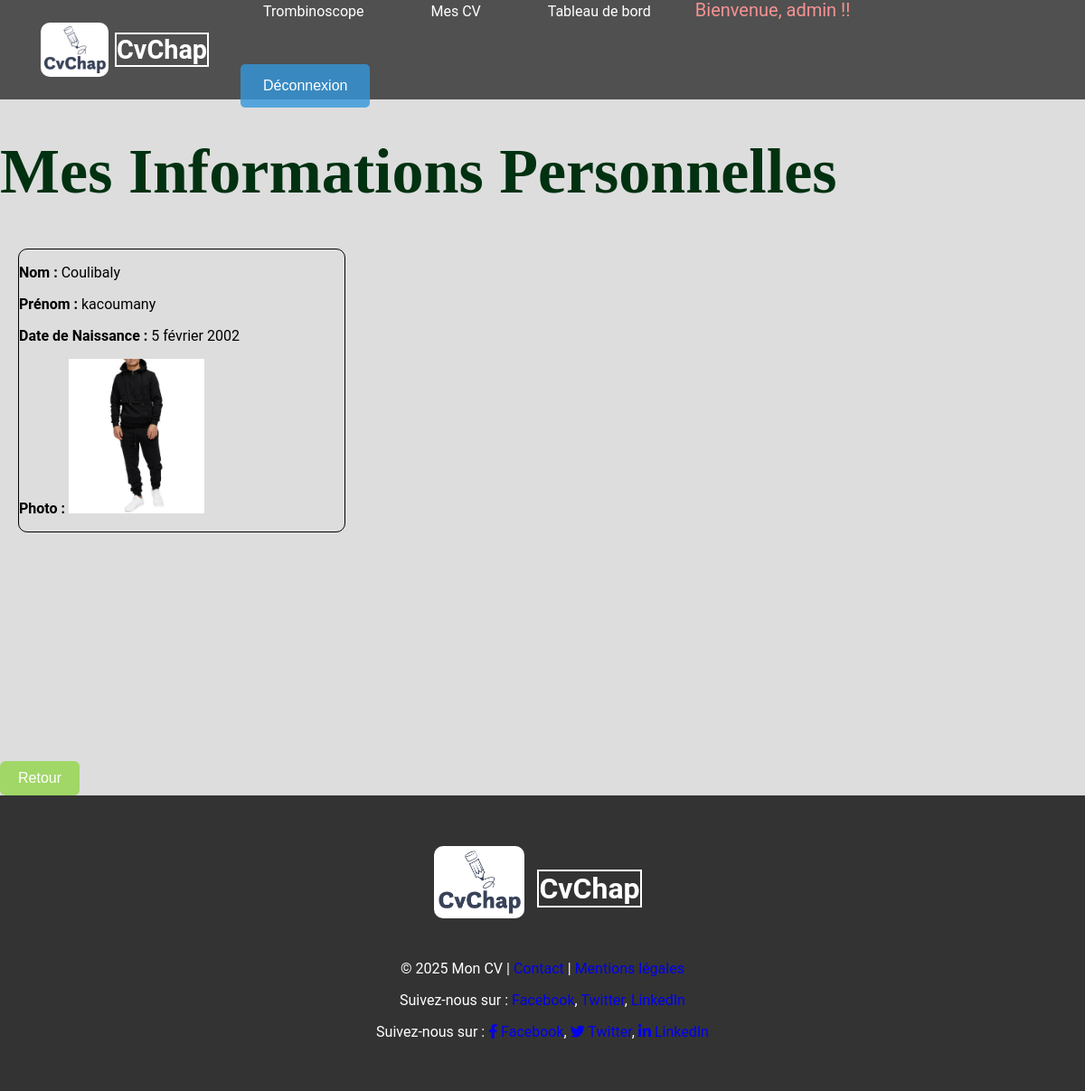
Page /aff_personne/ (signed in) on the committed database.
### appcv/models.py (models this page shows, shortened)
class Personne(models.Model):
    user = models.ForeignKey(User, on_delete=models.CASCADE)
    nom = models.CharField(max_length=100)
    prenom = models.CharField(max_length=100)
    date_naissance = models.DateField()
    photo = models.ImageField(upload_to='photos/', blank=True, default='photos/default-photo.jpg')

### appcv/views.py (the view)
# urls.py: path('aff_personne/', views.aff_personne, name='aff_personne'),
@login_required
def aff_personne(request):
    personne = Personne.objects.filter(user=request.user).first()
    return render(request, "vues/aff_personne.html", {"personne": personne})

### appcv/templates/vues/aff_personne.html (shortened to what this page needs)
{% extends "base.html" %}
{% block style_page %}
    {% load static %}
{% endblock %}
{% block content %}
    <h1>Mes Informations Personnelles</h1>
    <div class='div_info_perso'>
        {% if personne %}
            <p><strong>Nom :</strong> {{ personne.nom }}</p>
            <p><strong>Prénom :</strong> {{ personne.prenom }}</p>
            <p><strong>Date de Naissance :</strong> {{ personne.date_naissance }}</p>
            <p><strong>Photo :</strong>
                {% if personne.photo %}
                    <img src="{{ personne.photo.url }}" alt="Photo de profil" width="150">
                {% else %}
                    Aucune photo disponible.
                {% endif %}
            </p>
        {% else %}
            <p>Aucune information personnelle disponible.</p>
        {% endif %}
    </div>
{% endblock %}

### appcv/templates/bases/nav.html (shortened to what this page needs)
{% load static %}
{% block style_page %}
<link rel="stylesheet" href="{% static 'base1.css' %}">
{% endblock %}
<nav >
    <div class="nav-logo">
        <img src="{% static 'images/cvchap_logo4.png' %}" alt="Logo" class="me-2">
        <a class="nav-link {% if request.resolver_match.url_name == 'trombinoscope' %}active{% endif %}" href="{% url 'trombinoscope' %}">CvChap</a>
    </div>
    <ul >
        {% if user.is_authenticated %}
            <li class="nav-item">
                <a class="nav-link {% if request.resolver_match.url_name == 'trombinoscope' %}active{% endif %}" href="{% url 'trombinoscope' %}">Trombinoscope</a>
            </li>
            <li class="nav-item">
                <a class="nav-link {% if request.resolver_match.url_name == 'list_cv' %}active{% endif %}" href="{% url 'list_cv' %}">Mes CV</a>
            </li>
            <li>
                <a href="{% url 'TdeBord' %}">Tableau de bord</a>
            </li>
            <li>Bienvenue, {{ user.username }} !!</li>
            <li class="nav-item">
                <form action="{% url 'logout' %}?next=/" method="post" style="display:inline;">
                    <button type="submit">Déconnexion</button>
                </form>
            </li>
        {% endif %}
    </ul>
</nav>

### appcv/static/base1.css (style rules this page uses)
body { font-family: 'Roboto', sans-serif; background: #ddd ; background-size: cover; margin: 0; padding: 0; color: #000000; height: 100%; }
button { background-color: #3498db; background-color: #3498dbce; color: white; padding: 15px 25px; font-size: 1rem; border: none; border-radius: 5px; cursor: pointer; text-align: center; transition: background-color 0.3s ease; }
html, body { height: 100%; margin: 0; padding:0px 0px 0px 0px 0px; }
nav { height: 110px; width: 100%; background: rgba(0, 0, 0, 0.4); display: flex; justify-content:space-between; align-items: center; margin:0px ; padding:0px; position: fixed; }
nav ul { margin-right:100px; list-style: none; margin-top:10px; }
nav ul li { display: inline-block; line-height: 80px; margin: 0 10px; color: #f59292; font-size: 20px; }
nav ul li a { color: white; padding: 15px 25px; font-size: 1rem; border: none; border-radius: 5px; cursor: pointer; text-align: center; transition: background-color 0.3s ease; }
.nav-logo { display: flex; align-items: center; margin:15px; padding:35px 10px; }
.nav-logo img { height: 60px; margin-left: 20px; border-radius: 10px; }
.nav-logo a { font-weight: bold; font-size: 1.8rem; display:inline-block; padding:0.1px 0px; margin-left:7px; color:#fff; border:2px solid #fff; }
h1 { margin: 70px 0; color:#013111; font-size:clamp(70px,6vw,40px); font-weight: bold; font-family: Times, "Times New Roman", Georgia, serif; padding:0px; height:55px; }
a { text-decoration: none; }
ul { list-style: none; padding: 0; }

### appcv/templates/vues/aff_personne.html (style rules this page uses)
.div_info_perso { margin:20px; border-radius:10px; border:1px solid #000; width:30%; }

### rows in the picture
Personne: nom "Coulibaly", prenom "kacoumany", date_naissance "5 février 2002", photo (picture)

### other values in the picture
{{ user.username }} "admin"
